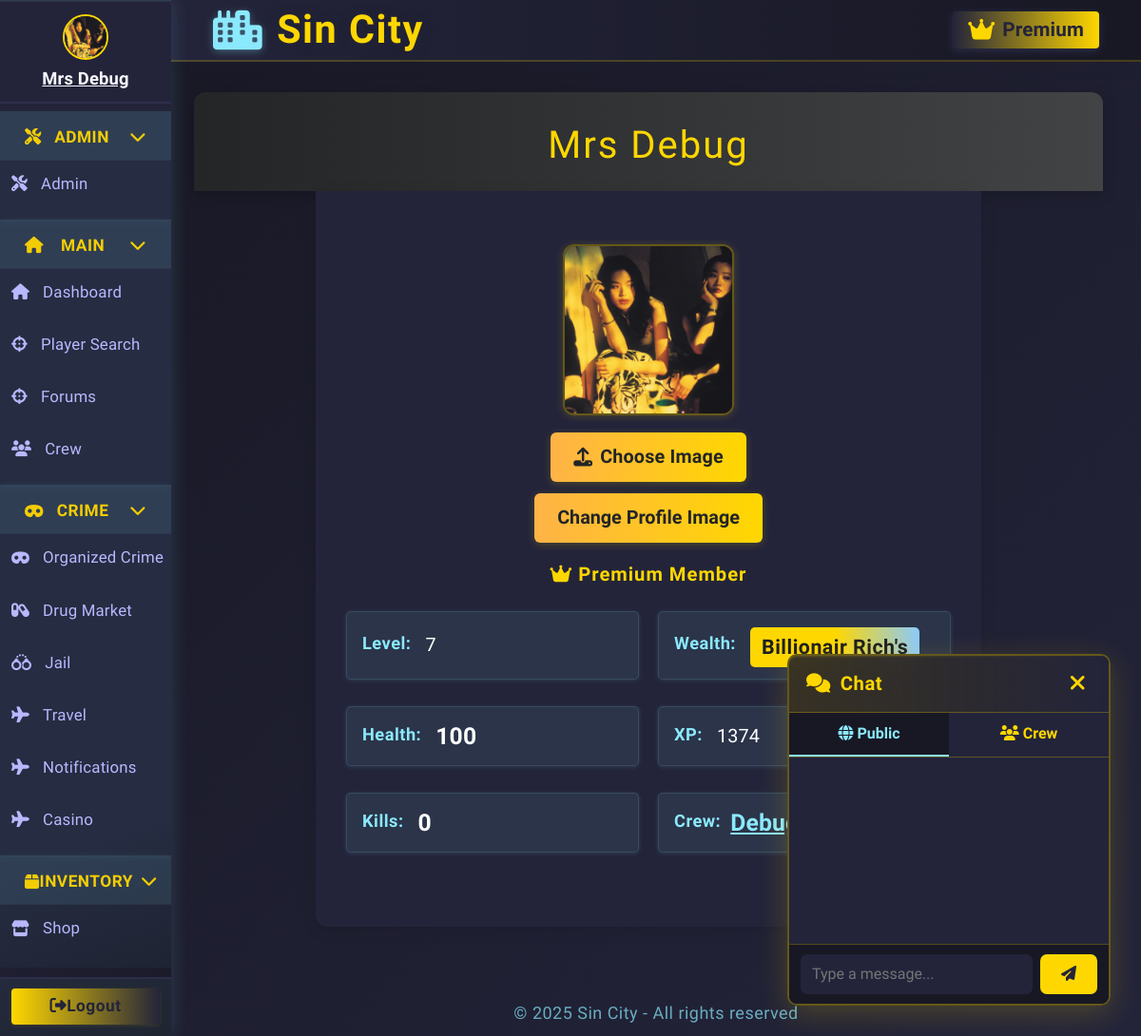
Before: /profile/id/3 (signed in) with the older database file.
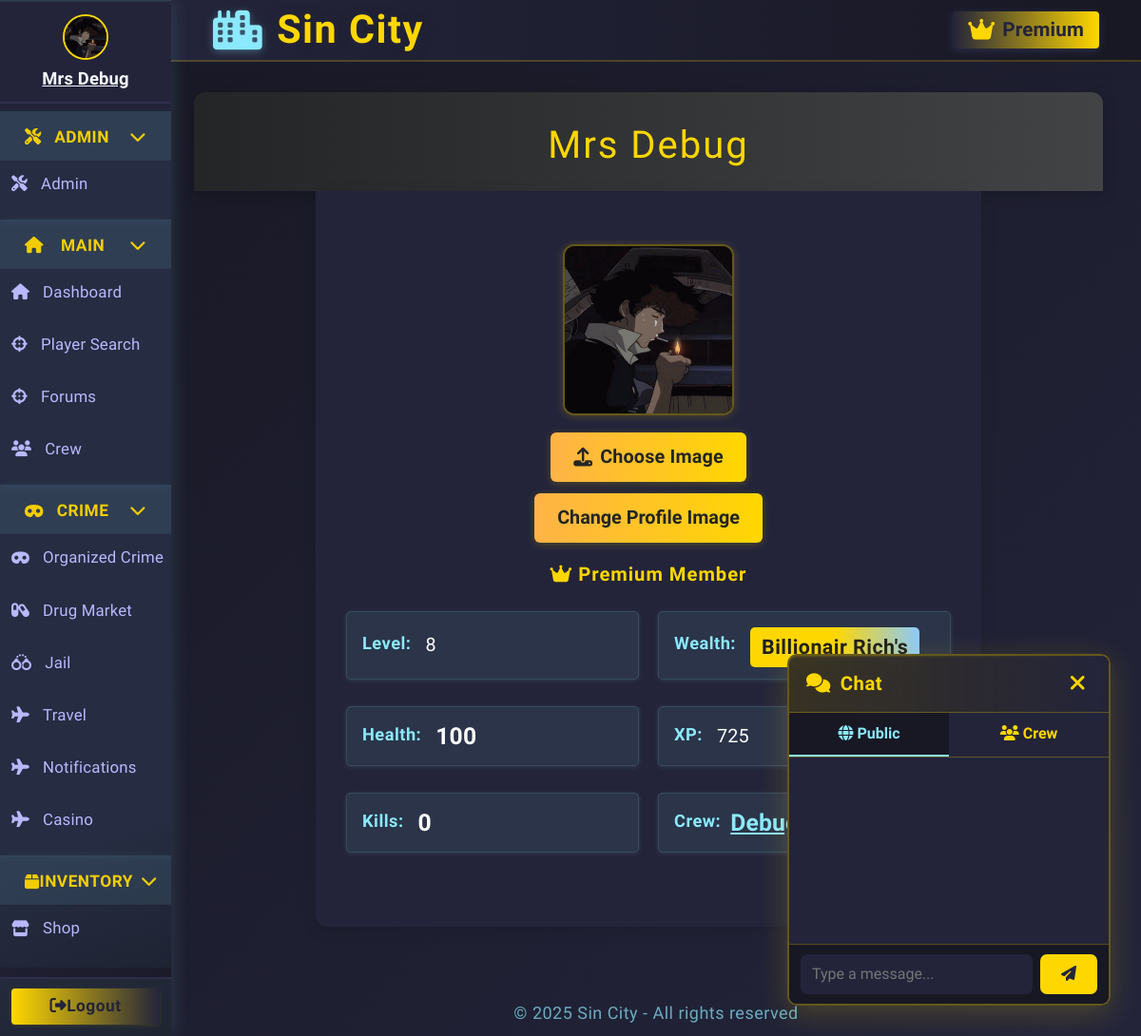
After: the same page with the newer database file.
### app.py (models this page shows, shortened)
class Character(db.Model):
    __tablename__ = 'character'
    id = db.Column(db.Integer, primary_key=True)
    user_id = db.Column(db.Integer, db.ForeignKey('user.id'), nullable=True)
    user = db.relationship('User', backref='linked_character', foreign_keys=[user_id])
    name = db.Column(db.String(64), unique=True, nullable=False)
    health = db.Column(db.Integer, default=100)
    money = db.Column(db.Integer, default=250)
    level = db.Column(db.Integer, default=1)
    xp = db.Column(db.Integer, default=0)
    last_crime_time = db.Column(db.DateTime, nullable=True)
    last_travel_time = db.Column(db.DateTime, nullable=True)
    city = db.Column(db.String(64), default="New York")
    gun_id = db.Column(db.Integer, db.ForeignKey('shop_item.id'))
    gun = db.relationship('ShopItem', foreign_keys=[gun_id])
    in_jail = db.Column(db.Boolean, default=False)
    jail_until = db.Column(db.DateTime, nullable=True)
    crime_group_id = db.Column(db.Integer, db.ForeignKey('organized_crime.id'))
    crime_group = db.relationship("OrganizedCrime", back_populates="members", foreign_keys=[crime_group_id])
    master_id = db.Column(db.Integer, db.ForeignKey('user.id'))
    equipped_gun_id = db.Column(db.Integer, db.ForeignKey('gun.id'), nullable=True)
    equipped_gun = db.relationship('Gun', foreign_keys=[equipped_gun_id])
    earn_streak = db.Column(db.Integer, default=0)
    last_earned = db.Column(db.DateTime, nullable=True)
    is_alive = db.Column(db.Boolean, default=True)
    profile_image = db.Column(db.String(255), nullable=True)
    crew = db.Column(db.Integer, db.ForeignKey('crew.id'), nullable=True)
    crew_id = db.Column(db.Integer, db.ForeignKey('crew.id'))
    linked_user = db.relationship('User', foreign_keys=[user_id], overlaps="linked_character,linked_characters,user")
    crew = db.relationship('Crew', backref='characters')

### app.py (the view)
@app.route('/profile/id/<int:char_id>')
def profile_by_id(char_id):
    character = Character.query.get_or_404(char_id)
    user = User.query.filter_by(id=character.master_id).first()
    crew = db.session.get(Crew, character.crew_id) if character.crew_id else None
    return render_template('profile.html', user=user, character=character,
    upload_image_form=UploadImageForm(),
    kill_form=KillForm(), crew=crew)

### app.py
class UploadImageForm(FlaskForm):
    profile_image = FileField('Profile Image', validators=[DataRequired()])
    submit = SubmitField('Change Profile Image')

class KillForm(FlaskForm):
    submit = SubmitField('Shoot')

### app.py (called while the page is built)
@app.context_processor
def inject_user():
    return dict(user=current_user)

@app.before_request
def update_last_seen():
    if current_user.is_authenticated:
        now = datetime.utcnow()
        if not current_user.last_seen or (now - current_user.last_seen).seconds > 1:
            current_user.last_seen = now
            db.session.commit()

@app.before_request
def enable_sqlite_fk():
    if db.engine.url.drivername == 'sqlite':
        with db.engine.connect() as conn:
            conn.execute(db.text("PRAGMA foreign_keys=ON"))

@app.before_request
def check_character_alive():
    if current_user.is_authenticated:
        char = Character.query.filter_by(master_id=current_user.id).first()
        if not char or not char.is_alive:
            if request.endpoint not in ('create_character', 'logout', 'static'):
                return redirect(url_for('create_character'))

@login_manager.user_loader
def load_user(user_id):
    return db.session.get(User, int(user_id))

### templates/profile.html (shortened to what this page needs)
{% extends "base.html" %}
{% block content %}
<div class="forums-header">
    <h1>{{ user.character.name }}</h1>
</div>
<div class="forums-list">
    {% macro money_class(money) -%}
        {%- if money < 1000 -%}
            <span class="profile-wealth profile-wealth-poor">Poor</span>
        {%- elif money < 10000 -%}
            <span class="profile-wealth profile-wealth-working">Working Class</span>
        {%- elif money < 100000 -%}
            <span class="profile-wealth profile-wealth-middle">Middle Class</span>
        {%- elif money < 1000000 -%}
            <span class="profile-wealth profile-wealth-rich">Rich</span>
        {%- elif money < 10000000 -%}
            <span class="profile-wealth profile-wealth-elite">Elite Class</span>
        {%- elif money < 100000000 -%}
            <span class="profile-wealth profile-wealth-platinum">Platinum Star</span>
        {%- else -%}
            <span class="profile-wealth profile-wealth-billionair">Billionair Rich's</span>
        {%- endif -%}
    {%- endmacro %}
    {% if character %}
        <div style="text-align:center;">
            {% if user.character.profile_image %}
                <img class="profile-img" src="{{ url_for('static', filename=user.character.profile_image) if not user.character.profile_image.startswith('http') else user.character.profile_image }}" alt="avatar">
            {% endif %}
            {% if current_user.is_authenticated and current_user.id == user.id %}
                <form action="{{ url_for('upload_profile_image') }}" method="post" enctype="multipart/form-data" class="profile-upload-form" style="margin-bottom:18px; display: flex; flex-direction: column; align-items: center; gap: 12px;">
                    <label for="profile_image" class="btn btn-primary" style="cursor:pointer; margin-bottom:0;">
                        <i class="fas fa-upload"></i> Choose Image
                    </label>
                    {{ upload_image_form.submit(class_="btn btn-primary", style="margin-top:0;") }}
                </form>
            {% endif %}
            {% if user.premium and user.premium_until and user.premium_until > now() %}
                <div class="profile-premium">
                    <i class="fas fa-crown"></i> Premium Member
                </div>
            {% endif %}
            <div class="profile-stats">
                <div class="profile-stat">
                    <span class="profile-label">Level:&nbsp;</span>
                    {{ user.character.level }}
                </div>
                <div class="profile-stat">
                    <span class="profile-label">Wealth:&nbsp;</span>
                    {{ money_class(user.character.money)|safe }}
                </div>
                <div class="profile-stat">
                    <span class="profile-label">Health:&nbsp;</span>
                    <span class="profile-value">{{ user.character.health }}</span>
                </div>
                <div class="profile-stat">
                    <span class="profile-label">XP:&nbsp;</span>
                    {{ user.character.xp }}
                </div>
                <div class="profile-stat">
                    <span class="profile-label">Kills:&nbsp;</span>
                    <span class="profile-value">{{ user.character.kills if user.character.kills is defined else 0 }}</span>
                </div>
                {% if crew %}
                <div class="profile-stat">
                    <span class="profile-label">Crew:</span>
                    <span class="profile-value">
                        <a href="{{ url_for('crew_page', crew_id=crew.id) }}" style="color: #8be9fd; text-decoration: underline;">
                            {{ crew.name }}
                        </a>
                    </span>
                </div>
                {% endif %}
            </div>
        </div>
    {% else %}
        <div class="alert alert-warning" style="margin: 40px auto; max-width: 500px;">
            This user does not have a character yet.
        </div>
    {% endif %}
</div>
{% endblock %}

### templates/base.html (shortened to what the changed rows need)
<!DOCTYPE html>
<html lang="en">
<head>
  <link rel="stylesheet" href="https://cdn.jsdelivr.net/npm/bootstrap@4.6.2/dist/css/bootstrap.min.css">
  <link rel="stylesheet" href="https://cdnjs.cloudflare.com/ajax/libs/font-awesome/6.4.2/css/all.min.css">
</head>
<body class="fade-in">
  <div class="layout-root fade-in">
    <div class="sidebar {% if request.endpoint in ['login', 'register'] %}d-none{% endif %}">
      <nav class="sidebar">
        {% if current_user.is_authenticated %}
          <div class="sidebar-user">
            {% set character = current_character %}
            {% if character and character.profile_image %}
              <img
                src="{{ url_for('static', filename=character.profile_image) if not character.profile_image.startswith('http') else character.profile_image }}"
                class="crew-avatar"
                alt="avatar"
                style="width:48px;height:48px;border-radius:50%;margin-bottom:6px;border:2px solid #ffd700;object-fit:cover;"
              >
            {% else %}
              <i id="char-name" class="fas fa-user-circle"></i>
            {% endif %}
            {% if character %}
              <a href="{{ url_for('profile_by_id', char_id=character.id) }}" style="color:inherit; text-decoration: underline;">
                <strong>{{ character.name }}</strong>
              </a>
            {% else %}
              <span><strong>No character</strong></span>
            {% endif %}
          </div>
        {% endif %}
      </nav>
    </div>
    <div class="main-area">
      <main class="content-area">
        {% block content %}{% endblock %}
      </main>
    </div>
  </div>
</body>
</html>

Changed rows visible on the page:
changed Character "Mrs Debug": profile_image: a different picture; character.level "7" → "8"; character.xp "1374" → "725"
